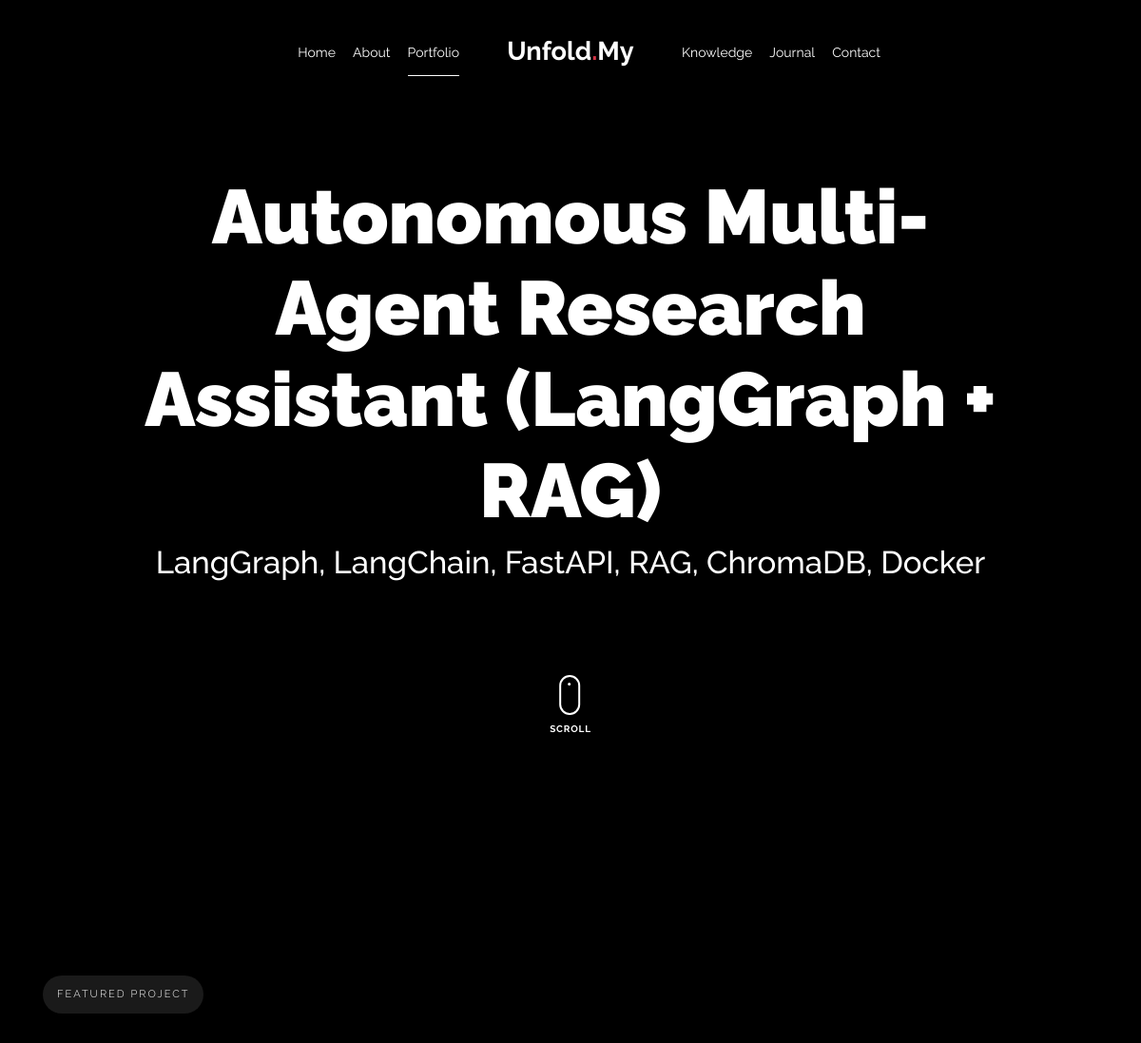
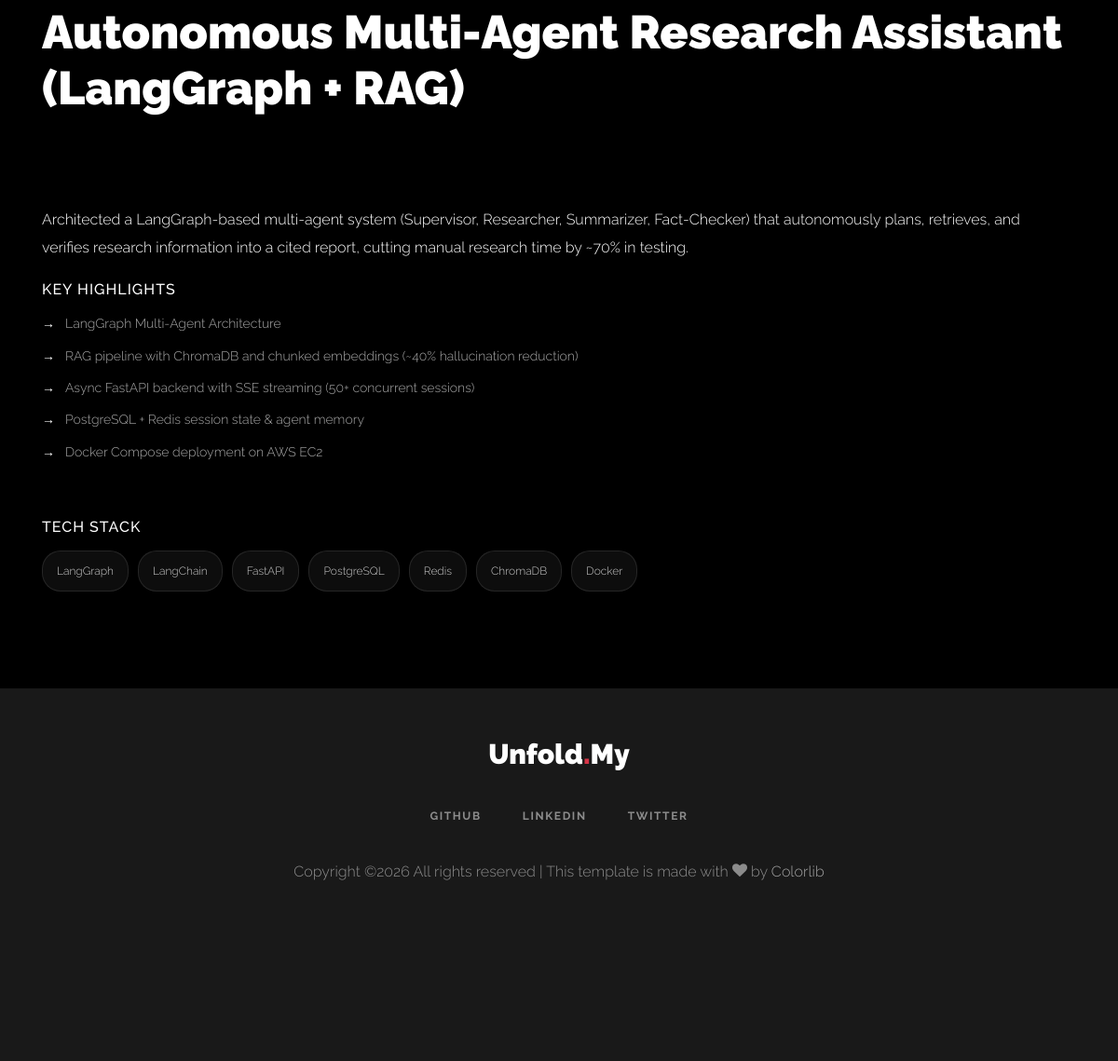
Page /portfolio-single/autonomous-multi-agent-research-assistant-langgraph-rag/ on the committed database (2 pictures, top to bottom).
### profile_1/models.py (models this page shows, shortened)
class Project(models.Model):
    title = models.CharField(max_length=200)
    slug = models.SlugField(unique=True, blank=True)
    short_description = models.CharField(max_length=300)
    description = models.TextField()
    cover_image = models.ImageField(upload_to="projects/", blank=True, null=True)
    github_url = models.URLField(blank=True)
    live_url = models.URLField(blank=True)
    tech_stack = models.JSONField(default=list)
    featured = models.BooleanField(default=False)
    display_order = models.PositiveIntegerField(default=0)
    class Meta:
        ordering = ["display_order", "title"]

### profile_1/views.py (the view)
# urls.py: path("portfolio-single/<slug:name>/", v.portfolio_single, name="portfolio_single"),
def portfolio_single(request, name):
    project = get_object_or_404(Project, slug=name)
    return render(request, 'portfolio/portfolio-single.html', {'project': project})

### profile_1/templates/portfolio/portfolio-single.html (shortened to what this page needs)
{% load static %}
<!doctype html>
<html lang="en">
<head>
  <link rel="stylesheet" href="{% static 'css/vendor/icomoon/style.css' %}">
  <link rel="stylesheet" href="{% static 'css/vendor/owl.carousel.min.css' %}">
  <link rel="stylesheet" href="{% static 'css/vendor/aos.css' %}">
  <link rel="stylesheet" href="{% static 'css/vendor/animate.min.css' %}">
  <link rel="stylesheet" href="{% static 'css/vendor/bootstrap.min.css' %}">
  <link rel="stylesheet" href="{% static 'css/vendor/jquery.fancybox.min.css' %}">
  <link rel="stylesheet" href="{% static 'css/style.css' %}">
  <link rel="stylesheet" href="{% static 'css/portfolio-projects.css' %}">
</head>
<body data-spy="scroll" data-target=".site-nav-target" data-offset="200">
  <div class="unslate_co--site-wrap">
    <div class="unslate_co--site-inner">
      <nav class="unslate_co--site-nav site-nav-target">
        <div class="container">
          <div class="row align-items-center justify-content-between text-left">
            <div class="col-md-5 text-right">
              <ul class="site-nav-ul js-clone-nav text-left d-none d-lg-inline-block">
                <li class="has-children">
                  <a href="{% url 'home' %}#home-section" class="nav-link">Home</a>
                </li>
                <li><a href="{% url 'home' %}#about-section" class="nav-link">About</a></li>
                <li><a href="{% url 'home' %}#portfolio-section" class="nav-link active">Portfolio</a></li>
              </ul>
            </div>
            <div class="site-logo pos-absolute">
              <a href="{% url 'home' %}" class="unslate_co--site-logo">Unfold<span>.</span>My</a>
            </div>
            <div class="col-md-5 text-right text-lg-left">
              <ul class="site-nav-ul js-clone-nav text-left d-none d-lg-inline-block">
                <li><a href="{% url 'home' %}#knowledge-section" class="nav-link">Knowledge</a></li>
                <li><a href="{% url 'home' %}#journal-section" class="nav-link">Journal</a></li>
                <li><a href="{% url 'home' %}#contact-section" class="nav-link">Contact</a></li>
              </ul>
            </div>
          </div>
        </div>
      </nav>
      <div class="cover-v1 gradient-bottom-black jarallax">
        <div class="container">
          <div class="row align-items-center">
            <div class="col-md-10 mx-auto text-center">
              <h1 class="heading" data-aos="fade-up">{{ project.title }}</h1>
              <h2 class="subheading" data-aos="fade-up" data-aos-delay="100">{{ project.short_description }}</h2>
            </div>
          </div>
        </div>
        <a href="#portfolio-single-section" class="mouse-wrap smoothscroll">
          <span class="mouse"><span class="scroll"></span></span>
          <span class="mouse-label">Scroll</span>
        </a>
      </div>
      <div class="container">
        <div class="portfolio-single-wrap unslate_co--section" id="portfolio-single-section">
          <div class="portfolio-single-inner">
            <div class="row justify-content-between mb-5">
              <div class="col-12 mb-5">
              </div>
              <div class="col-12 mb-5">
                {% if project.featured %}
                <span class="project-type-badge">Featured Project</span>
                {% endif %}
                <h2 class="heading-portfolio-single-h2 mt-3">{{ project.title }}</h2>
              </div>
              <div class="col-md-12 pr-md-5">
                {{ project.description|safe }}
              </div>
              {% if project.tech_stack %}
              <div class="col-12 mt-5">
                <h4 class="mb-3" style="color: #fff; font-size: 16px; letter-spacing: 1px; text-transform: uppercase;">Tech Stack</h4>
                <div class="tech-stack-wrap">
                  {% for tech in project.tech_stack %}
                  <span class="tech-tag">{{ tech }}</span>
                  {% endfor %}
                </div>
              </div>
              {% endif %}
            </div>
          </div>
        </div>
      </div>
    </div>
    <footer class="unslate_co--footer unslate_co--section">
      <div class="container">
        <div class="row justify-content-center">
          <div class="col-md-7">
            <div class="footer-site-logo"><a href="{% url 'home' %}">Unfold<span>.</span>My</a></div>
            <ul class="footer-site-social">
              <li><a href="#">GitHub</a></li>
              <li><a href="#">LinkedIn</a></li>
              <li><a href="#">Twitter</a></li>
            </ul>
            <p class="site-copyright">
                Copyright &copy;<script>document.write(new Date().getFullYear());</script> All rights reserved | This template is made with <i class="icon-heart" aria-hidden="true"></i> by <a href="https://colorlib.com" target="_blank">Colorlib</a>
              </p>
          </div>
        </div>
      </div>
    </footer>
  </div>
</body>
</html>

### profile_1/static/css/portfolio-projects.css (style rules this page uses)
.highlight-list { list-style: none; padding: 0; margin: 0; }
.highlight-list li { position: relative; padding-left: 25px; margin-bottom: 12px; color: #aaa; font-size: 14px; line-height: 1.6; }
.highlight-list li::before { content: '→'; position: absolute; left: 0; color: #fff; font-weight: bold; }
.tech-stack-wrap { display: flex; flex-wrap: wrap; gap: 10px; margin-top: 15px; }
.tech-tag { background: rgba(255, 255, 255, 0.05); border: 1px solid rgba(255, 255, 255, 0.1); padding: 6px 15px; border-radius: 20px; font-size: 12px; color: #ccc; transition: all 0.3s ease; }
.project-type-badge { display: inline-block; background: rgba(255, 255, 255, 0.1); padding: 5px 15px; border-radius: 30px; font-size: 11px; text-transform: uppercase; letter-spacing: 2px; margin-bottom: 20px; color: #fff; }

### rows in the picture
Project: title "Autonomous Multi-Agent Research Assistant (LangGraph + RAG)", short_description "LangGraph, LangChain, FastAPI, RAG, ChromaDB, Docker", description "Architected a LangGraph-based multi-agent system (Supervisor, Researcher, Summarizer, Fact-Checker) that autonomously plans, retrieves, and verifies research information into a cited report, cutting manual research time by ~70% in testing. KEY HIGHLIGHTS LangGraph Multi-Agent Architecture RAG pipeline with ChromaDB and chunked embeddings (~40% hallucination reduction) Async FastAPI backend with SSE streaming (50+ concurrent sessions) PostgreSQL + Redis session state & agent memory Docker Compose deployment on AWS EC2"

### other values in the picture
{{ tech }} "LangGraph" "LangChain" "FastAPI" "PostgreSQL" "Redis" "ChromaDB" "Docker"
